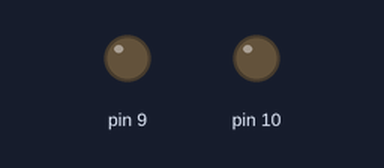
Recording of a sketch running on a simulated Arduino Uno, built with avr-gcc and run on an emulated ATmega328P. Parts: output pins drawn as LEDs (lit = HIGH).

Above: at 0.15 s.
Timing chart, 0 to 0.2 s (numbered marks = the images above):
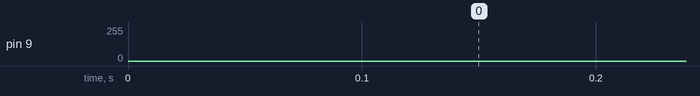

The sketch:

50Hz_PWM_Inverter.ino
```cpp
int sin_i = 0; // Index for sinPWM array value
int pwm_i = 0; // Index for PWM value
int OK = 0; // Flag to toggle PWM between pins 5 and 6

int sinPWM[] = {1,2,5,7,10,12,15,17,19,22,24,27,30,32,34,37,39,42,
44,47,49,52,54,57,59,61,64,66,69,71,73,76,78,80,83,85,88,90,92,94,97,99,
101,103,106,108,110,113,115,117,119,121,124,126,128,130,132,134,136,138,140,142,144,146,
148,150,152,154,156,158,160,162,164,166,168,169,171,173,175,177,178,180,182,184,185,187,188,190,192,193,
195,196,198,199,201,202,204,205,207,208,209,211,212,213,215,216,217,219,220,221,222,223,224,225,226,227,
228,229,230,231,232,233,234,235,236,237,237,238,239,240,240,241,242,242,243,243,244,244,245,245,246,246,
247,247,247,248,248,248,248,249,249,249,249,249,255,255,255,255,249,249,249,249,249,248,
248,248,248,247,247,247,246,246,245,245,244,244,243,243,242,242,241,240,240,239,238,237,237,236,235,234,
233,232,231,230,229,228,227,226,225,224,223,222,221,220,219,217,216,215,213,212,211,209,208,207,205,204,
202,201,199,198,196,195,193,192,190,188,187,185,184,182,180,178,177,175,173,171,169,168,166,164,162,160,
158,156,154,152,150,148,146,144,142,140,138,136,134,132,130,128,126,124,121,119,117,115,113,110,108,106,
103,101,99,97,94,92,90,88,85,83,80,78,76,73,71,69,66,64,61,59,57,54,52,49,47,44,42,39,37,34,32,30,
27,24,22,19,17,15,12,10,7,5,2,1};

void setup() {
  Serial.begin(9600);

  pinMode(9, OUTPUT);
  pinMode(10,OUTPUT);

  cli(); // Disable interrupts

  // Set up Timer/Counter1 (16 bit = 65,536)
  TCCR1A = 0; // Reset control register A
  TCCR1B = 0; // Reset control register B
  TCNT1 = 0; // Reset the counter
  TCCR1A = 0b10100001; // Phase correct pwm mode on 8 bits
  TCCR1B = 0b00000001; // No prescaler

  // Set up Timer/Counter0 (8 bit = 256)
  TCCR0A = 0b1000010; // Reset control register A
  TCCR0B = 0; // Reset control register B
  TCNT0 = 0; // Reset the value
  OCR0A = 63; // Compare match value to generate interrupts at the desired freq
  TCCR0B = 0b00000010; // WGM12 bit is 1 and no prescaler, CTC Mode (Clear timer on compare match)

  TIMSK0 |=(1 << OCIE0A); // Enable compare match interrupts

  sei(); // Enable interrupts
}

ISR(TIMER0_COMPA_vect){// Interrupt when timer 0 match with OCR0A value

  if (sin_i > 313 && OK == 0){ // Final value from vector for pin 9
  sin_i = 0; // Go to first value of vector
  OK = 1; // Enable pin 10
  }

  if (sin_i > 313 && OK == 1) { // Final value from vector for pin 10
  sin_i = 0; // Go to first value of vector
  OK = 0; // Enable pin 9
  }

  pwm_i = sinPWM[sin_i]; // pwm_i take the value from vector corresponding to position sin_i (sin_i is zero indexed)
  sin_i = sin_i + 1; // Go to the next position

  if (OK == 0) {
  OCR1B = 0; // Make pin 10 zero
  OCR1A = pwm_i; // Enable pin 9 to corresponding duty cycle
  }

  if (OK == 1) {
  OCR1A = 0; // Make pin 9 zero
  OCR1B = pwm_i; // Enable pin 10 to corresponding duty cycle
  }

}

void loop() {

}
```
